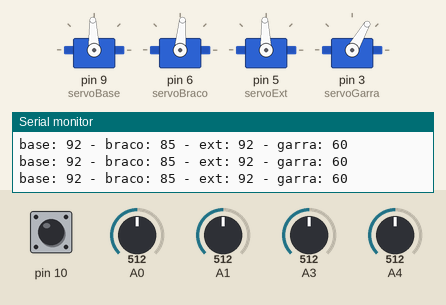
A sketch run on a simulated Arduino Uno, built with avr-gcc and run on an emulated ATmega328P. Parts: 4 × servo, the last lines printed to the serial monitor. Inputs (shaded band) come from the test bench; at power-on: pin 10 HIGH, A0 = 512, A1 = 512, A4 = 512, A3 = 512.

Above: at 1.2 s.
1.3 s: pin 10 pulled LOW for 3.2 s
At 4.8 s:
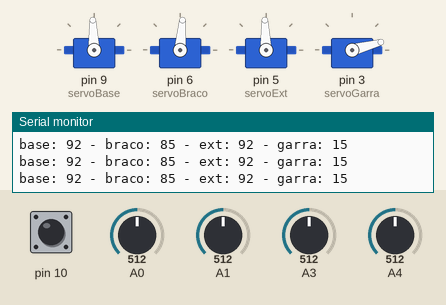
6.0 s: A0 set to 716
At 7.1 s:
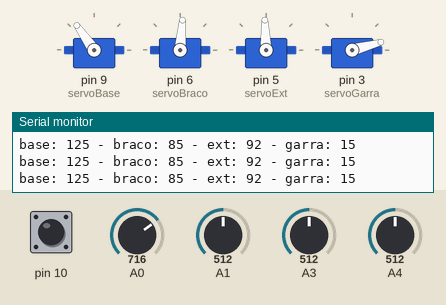
7.6 s: A1 set to 716
At 8.0 s:
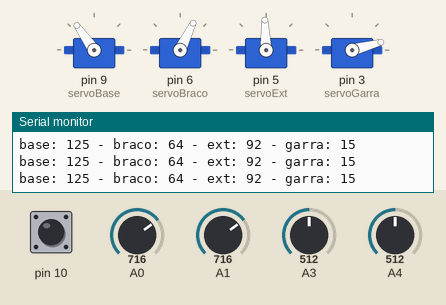
9.1 s: A4 set to 716
At 10.1 s:
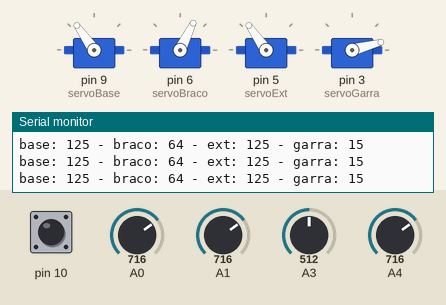
10.6 s: A1 set to 306
At 11.8 s:
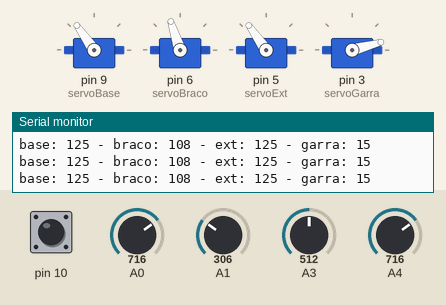
12.1 s: pin 10 pulled LOW for 0.15 s
At 12.9 s:
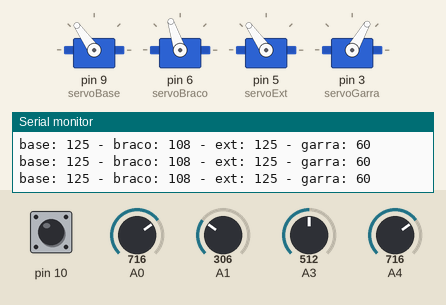
Timing chart, 0 to 14.7 s (numbered marks = the images above; inputs shaded):
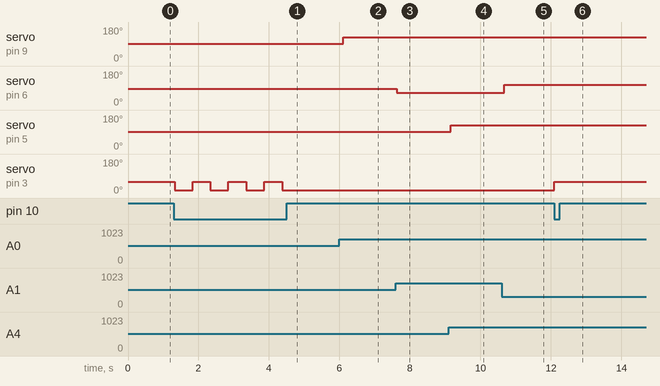

Measured:
- after the input at 1.3 s, servo on pin 3 (servoGarra): alternates 60° for 0.51 s and 15° for 0.51 s, 7 changes in all, then stays 15°, starting at once
- after the input at 6.0 s, servo on pin 9 (servoBase): 92° → 125° after 0.10 s
- after the input at 7.6 s, servo on pin 6 (servoBraco): 85° → 64° at once
- after the input at 9.1 s, servo on pin 5 (servoExt): 92° → 125° after 0.05 s
- after the input at 10.6 s, servo on pin 6 (servoBraco): 64° → 108° after 0.08 s
- after the input at 12.1 s, servo on pin 3 (servoGarra): 15° → 60° at once

The sketch:

braco-mecanico.ino
```cpp
// montagem do braco
// https://img.filipeflop.com/files/download/Manual-Montagem-Bra%C3%A7o-Robotico.pdf

#include<Servo.h>

#define servoBase 9
#define servoBraco 6
#define servoExt 5
#define servoGarra 3

Servo servoBa;
Servo servoBr;
Servo servoEx;
Servo servoGa;

int valorAngBase = 25;
int valorAngBraco = 25;
int valorAngExt = 25;
int valorAngGarra = 60;

int valorAnt = 0;
int valorPotBraco = 0;
int valorPotBase = 0;
int valorPotExt = 0;
int valorPotGarra = 0;

unsigned long lasttime = 0;
int botao2 = LOW;

void setup() {
  // put your setup code here, to run once:

  pinMode(3,OUTPUT);
  pinMode(5,OUTPUT);
  pinMode(6,OUTPUT);
  pinMode(9,OUTPUT);

  pinMode(10,INPUT_PULLUP);
  pinMode(11,INPUT_PULLUP);

  servoBa.attach(servoBase);
  servoBr.attach(servoBraco);
  servoEx.attach(servoExt);
  servoGa.attach(servoGarra);
  Serial.begin(9600);
  //servo.write(300);
  //delay(3000);
  Serial.println("setup OK!");
}

void loop() {
  valorPotBraco = analogRead(A1);
  valorPotBase = analogRead(A0);

  valorPotExt = analogRead(A4);
  valorPotGarra = analogRead(A3);

  valorAngBase = map(valorPotBase,0,1023,10,175);
  valorAngBraco = map(valorPotBraco,0,1023,140,30);
  valorAngExt = map(valorPotExt,0,1023,10,175);
  //valorAngGarra = map(valorPotGarra,0,1023,15,60); // de 10 a 55 para garra

  botao2 = digitalRead(10);
  if(botao2 == LOW && (lasttime+500) < millis()){
    lasttime = millis();
    if(valorAngGarra == 60){
      valorAngGarra = 15;
    }else{
      valorAngGarra = 60;

    }
  }

  Serial.println("base: " + String(valorAngBase) + " - braco: " + String(valorAngBraco) + " - ext: " + String(valorAngExt) + " - garra: " + String(valorAngGarra));

  servoBa.write(valorAngBase);
  servoBr.write(valorAngBraco);
  servoEx.write(valorAngExt);
  servoGa.write(valorAngGarra);

  delay(100);

  /*if(dir == 0)
  {
    valorAng += 10;
  }else{
    valorAng -= 10;
  }

  if(valorAng > 180)
  {
    valorAng = 180;
    dir = 1;
  }

  if(valorAng < 10)
  {
    valorAng = 10;
    dir = 0;
  }

  */


}
```
